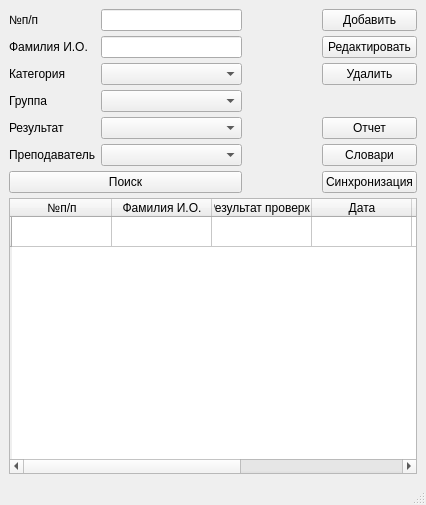
<?xml version="1.0" encoding="UTF-8"?>
<ui version="4.0">
 <class>MainWindow</class>
 <widget class="QMainWindow" name="MainWindow">
  <property name="geometry">
   <rect>
    <x>0</x>
    <y>0</y>
    <width>426</width>
    <height>505</height>
   </rect>
  </property>
  <property name="windowTitle">
   <string>Рецензия</string>
  </property>
  <widget class="QWidget" name="centralwidget">
   <layout class="QVBoxLayout" name="verticalLayout">
    <item>
     <layout class="QGridLayout" name="gridLayout" columnstretch="0,0,0,0,0">
      <property name="spacing">
       <number>5</number>
      </property>
      <item row="5" column="0">
       <widget class="QLabel" name="label_5">
        <property name="text">
         <string>Преподаватель</string>
        </property>
       </widget>
      </item>
      <item row="4" column="0">
       <widget class="QLabel" name="label_4">
        <property name="text">
         <string>Результат</string>
        </property>
       </widget>
      </item>
      <item row="1" column="0">
       <widget class="QLabel" name="label">
        <property name="text">
         <string>Фамилия И.О.</string>
        </property>
       </widget>
      </item>
      <item row="2" column="0">
       <widget class="QLabel" name="label_2">
        <property name="text">
         <string>Категория</string>
        </property>
       </widget>
      </item>
      <item row="1" column="1" colspan="2">
       <widget class="QLineEdit" name="le_name"/>
      </item>
      <item row="3" column="0">
       <widget class="QLabel" name="label_3">
        <property name="text">
         <string>Группа</string>
        </property>
       </widget>
      </item>
      <item row="7" column="0" colspan="5">
       <widget class="QTableWidget" name="tableWidget">
        <row>
         <property name="text">
          <string/>
         </property>
        </row>
        <column>
         <property name="text">
          <string>№п/п</string>
         </property>
         <property name="textAlignment">
          <set>AlignHCenter|AlignVCenter|AlignCenter</set>
         </property>
        </column>
        <column>
         <property name="text">
          <string>Фамилия И.О.</string>
         </property>
         <property name="textAlignment">
          <set>AlignHCenter|AlignVCenter|AlignCenter</set>
         </property>
        </column>
        <column>
         <property name="text">
          <string>Результат проверки</string>
         </property>
         <property name="textAlignment">
          <set>AlignHCenter|AlignVCenter|AlignCenter</set>
         </property>
        </column>
        <column>
         <property name="text">
          <string>Дата</string>
         </property>
         <property name="textAlignment">
          <set>AlignHCenter|AlignVCenter|AlignCenter</set>
         </property>
        </column>
        <column>
         <property name="text">
          <string>Группа</string>
         </property>
         <property name="textAlignment">
          <set>AlignHCenter|AlignVCenter|AlignCenter</set>
         </property>
        </column>
        <column>
         <property name="text">
          <string>Категория</string>
         </property>
         <property name="textAlignment">
          <set>AlignHCenter|AlignVCenter|AlignCenter</set>
         </property>
        </column>
        <column>
         <property name="text">
          <string>Преподаватель</string>
         </property>
         <property name="textAlignment">
          <set>AlignHCenter|AlignVCenter|AlignCenter</set>
         </property>
        </column>
       </widget>
      </item>
      <item row="2" column="1" colspan="2">
       <widget class="QComboBox" name="cb_kategory"/>
      </item>
      <item row="3" column="1" colspan="2">
       <widget class="QComboBox" name="cb_group"/>
      </item>
      <item row="4" column="1" colspan="2">
       <widget class="QComboBox" name="cb_rezult"/>
      </item>
      <item row="5" column="1" colspan="2">
       <widget class="QComboBox" name="cb_lecturer"/>
      </item>
      <item row="0" column="1" colspan="2">
       <widget class="QLineEdit" name="le_number"/>
      </item>
      <item row="0" column="0">
       <widget class="QLabel" name="label_6">
        <property name="text">
         <string>№п/п</string>
        </property>
       </widget>
      </item>
      <item row="1" column="3">
       <widget class="QLabel" name="label_7">
        <property name="text">
         <string/>
        </property>
       </widget>
      </item>
      <item row="0" column="4">
       <widget class="QPushButton" name="pb_add">
        <property name="text">
         <string>Добавить</string>
        </property>
       </widget>
      </item>
      <item row="1" column="4">
       <widget class="QPushButton" name="pb_edit">
        <property name="text">
         <string>Редактировать</string>
        </property>
       </widget>
      </item>
      <item row="2" column="4">
       <widget class="QPushButton" name="pb_del">
        <property name="text">
         <string>Удалить</string>
        </property>
       </widget>
      </item>
      <item row="6" column="0" colspan="3">
       <widget class="QPushButton" name="pb_search">
        <property name="text">
         <string>Поиск</string>
        </property>
       </widget>
      </item>
      <item row="4" column="4">
       <widget class="QPushButton" name="pb_report">
        <property name="text">
         <string>Отчет</string>
        </property>
       </widget>
      </item>
      <item row="5" column="4">
       <widget class="QPushButton" name="pb_dict">
        <property name="text">
         <string>Словари</string>
        </property>
       </widget>
      </item>
      <item row="6" column="4">
       <widget class="QPushButton" name="pb_sync">
        <property name="text">
         <string>Синхронизация</string>
        </property>
       </widget>
      </item>
     </layout>
    </item>
   </layout>
  </widget>
  <widget class="QMenuBar" name="menubar">
   <property name="geometry">
    <rect>
     <x>0</x>
     <y>0</y>
     <width>426</width>
     <height>21</height>
    </rect>
   </property>
  </widget>
  <widget class="QStatusBar" name="statusbar"/>
 </widget>
 <tabstops>
  <tabstop>le_number</tabstop>
  <tabstop>le_name</tabstop>
  <tabstop>cb_kategory</tabstop>
  <tabstop>cb_group</tabstop>
  <tabstop>cb_rezult</tabstop>
  <tabstop>cb_lecturer</tabstop>
  <tabstop>pb_search</tabstop>
  <tabstop>pb_add</tabstop>
  <tabstop>pb_edit</tabstop>
  <tabstop>pb_del</tabstop>
  <tabstop>tableWidget</tabstop>
 </tabstops>
 <resources/>
 <connections/>
</ui>
